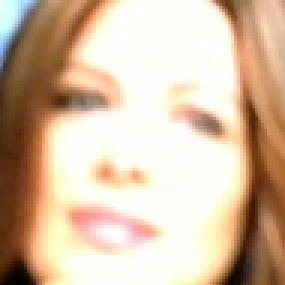
#> input picture faceTrain/other/100.jpg, 95 x 95 px, given in place of the camera (shown 3 times larger)
$ python faceDetect.py
#> lines starting #> are read from the running program, lines starting #| are printed output that depends on the picture; after the words box and inside, x2 and y2 are one past the last pixel; in counts of white or black regions, pixels touching at a corner belong together
# coding=utf-8

# 利用摄像头采集人脸训练数据，保存到faceTrain中

import cv2
import numpy as np

catch_pic_num = 100         # 采集数量
catch_pic_type = True       # 训练样本是否为正样本，True为正样本，False为负样本

if __name__ == '__main__':

    cv2.namedWindow("test")
    cv2.namedWindow("test1")  # 命名一个新的窗口，这个主要实现的是，人脸在移动过程中，对其的移动路径进行标记。
    cap = cv2.VideoCapture(0)  # 打开1号摄像头
    success, frame = cap.read()  # 读取一桢图像，这个图像用来获取它的大小
#> frame is the input picture: shape (95, 95, 3); mean B, G, R 165.3, 189.3, 213.6

    color = (134, 126, 255)  # 设置人脸框的颜色
    imagePath = "C:/Users/Administrator/Desktop/3.jpg"  # 测试图片路径
    classifierPath = "C:/opencv/sources/data/haarcascades/haarcascade_frontalface_alt.xml"

    classfier = cv2.CascadeClassifier(classifierPath)  # 定义分类器，这里是opencv2自带的分类器
    success, frame = cap.read()
    # [4 lines of commented-out code are left out]
    size = frame.shape[:2]  # 获得当前桢彩色图像的大小
#> size = (95, 95)
    image = np.zeros(size, np.float16)  # 定义一个与当前桢图像大小相同的的灰度图像矩阵
    # img = cv2.cvtColor(frame, cv2.COLOR_BGR2GRAY)  # 将当前桢图像转换成灰度图像

    num = 1

    if catch_pic_type:
        path_name = "C:/Users/Administrator/Desktop/BossSensor-master/faceTrain/target"
    else:
        path_name = "C:/Users/Administrator/Desktop/BossSensor-master/faceTrain/other"

    while success:
        success, frame = cap.read()

        # frame = cv2.imread(imagePath)
        size = frame.shape[:2]  # 获得当前桢彩色图像的大小
        image = np.zeros(size, np.float16)  # 定义一个与当前桢图像大小相同的的灰度图像矩阵
        image = cv2.cvtColor(frame, cv2.COLOR_BGR2GRAY)  # 灰度化
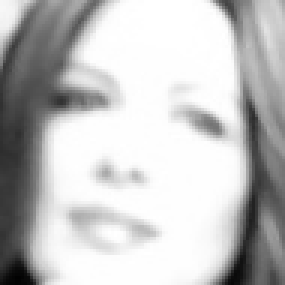
#> image: shape (95, 95) (shown 3 times larger); min 2, max 255, mean 193.8
        cv2.equalizeHist(image, image)  # 灰度图像进行直方图等距化
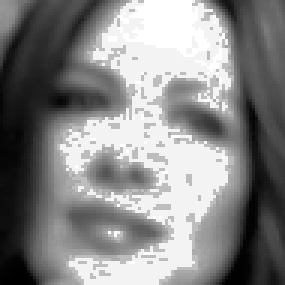
#> image: shape (95, 95) (shown 3 times larger); min 0, max 255, mean 134.7
        # 如下三行是设定最小图像的大小
        divisor = 32
        h, w = size
#> h = 95; w = 95
        minSize = (w // divisor, h // divisor)
#> minSize = (2, 2)
        faceRects = classfier.detectMultiScale(image, 1.2, 2, cv2.CASCADE_SCALE_IMAGE, minSize)  # 人脸检测
#> faceRects = [[5, 3, 84, 84]]
        if len(faceRects) > 0:  # 如果检测到人脸，则将人脸进行标记
            for faceRect in faceRects:  # 对每一个人脸画圆形标记
                x, y, w, h = faceRect
                # cv2.rectangle(frame, (x, y), (x+w, y+h), color)

                # cv2.circle(img, (x + w // 2, y + h // 2), 2, color, 2, 8, 0) # 人脸追踪画点
                faceImage = frame[y:y + h, x:x + w]

                img_name = '%s/%d.jpg' % (path_name, num)
                # image = frame[y - 10: y + h + 10, x - 10: x + w + 10]
                cv2.imwrite(img_name, faceImage)
                num += 1
                if num > catch_pic_num:  # 如果超过指定最大保存数量退出循环
                    break

                cv2.circle(frame, (x + w // 2, y + h // 2), w // 2, color, 2, 8, 0)
                cv2.imshow("test1", faceImage)
#> this loop made 1 pass
#> (x, y, w, h, num) on pass 1: (5, 3, 84, 84, 2)
#> pass 1, `faceImage = frame[y:y + h, x:x + w]`:
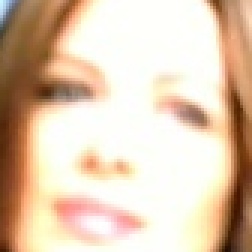
#> faceImage: shape (84, 84, 3) (shown 3 times larger); mean B, G, R 177.5, 200.8, 224.1
#> pass 1, `cv2.imshow("test1", faceImage)`:
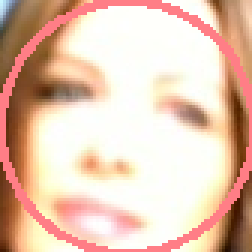
#> window 'test1': shape (84, 84, 3) (shown 3 times larger); mean B, G, R 177.5, 196.7, 229.5
#> after the loop:
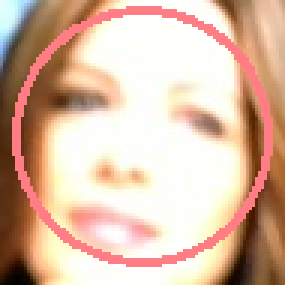
#> frame: shape (95, 95, 3) (shown 3 times larger); 8.8% of pixels changed, all inside (x1, y1, x2, y2) = (4, 2, 91, 89)
#> after the loop, num = 2
        cv2.imshow("test", frame)  # 显示图像
        # cv2.imshow("test1", img)  # 显示人脸图像
        if num > catch_pic_num:
            break
        key = cv2.waitKey(10)
#> (key Esc is pressed here)
        c = chr(key & 255)
        if c in ['q', 'Q', chr(27)]:
            break
    cv2.destroyAllWindows()

$ run again, on faceTrain/other/24.jpg
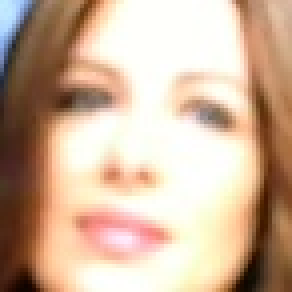
#> input picture faceTrain/other/24.jpg, 73 x 73 px, given in place of the camera (shown 4 times larger)
#> frame is the input picture: shape (73, 73, 3); mean B, G, R 155.4, 178.3, 206
#> `cv2.equalizeHist(image, image)`:
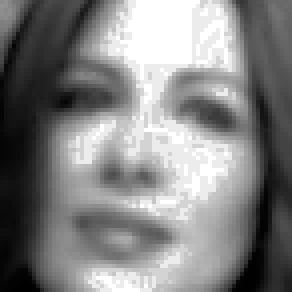
#> image: shape (73, 73) (shown 4 times larger); min 0, max 255, mean 130.3
#> faceRects = [[6, 2, 59, 59]]
#> the loop `for faceRect in faceRects:` made 1 pass
#> (x, y, w, h, num) on pass 1: (6, 2, 59, 59, 2)
#> after the loop `for faceRect in faceRects:`:
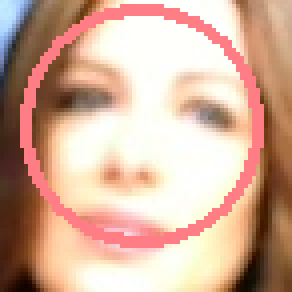
#> frame: shape (73, 73, 3) (shown 4 times larger); 10.1% of pixels changed, all inside (x1, y1, x2, y2) = (5, 1, 66, 62)
#> after the loop `for faceRect in faceRects:`: num = 2
